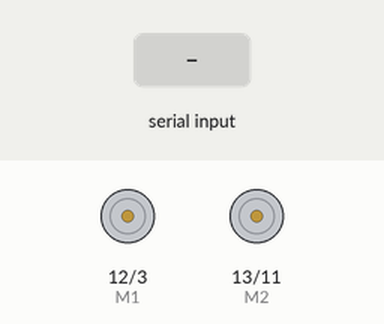
The sketch below on a simulated Arduino Uno, built with avr-gcc and run on an emulated ATmega328P. Parts: direction and speed pins drawn as motors (green arrow = direction pin HIGH = forward, orange = LOW = backward, longer = more drive). The inputs (shaded band) are chosen by the test bench.

Above: at 1.2 s.
1.3 s: "z" received over Serial
At 2.5 s:
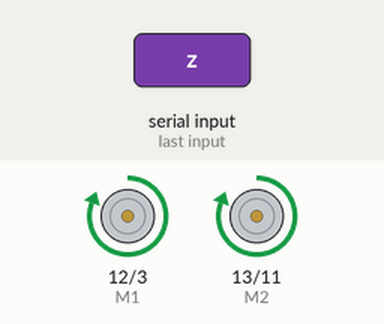
2.8 s: "s" received over Serial
At 3.9 s:
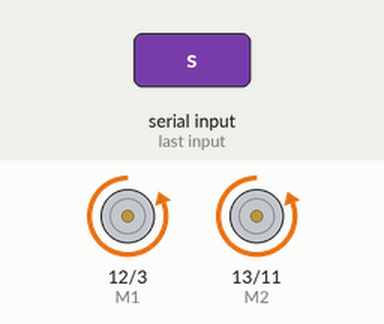
4.3 s: "q" received over Serial
At 5.0 s:
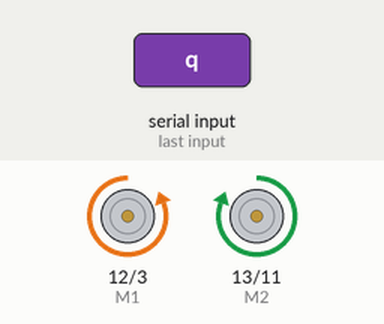
5.8 s: "d" received over Serial
At 6.2 s:
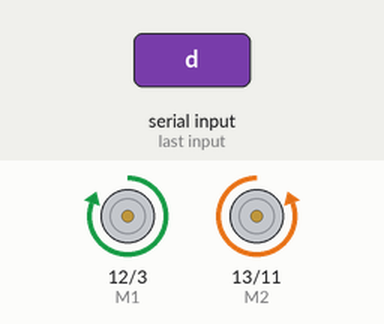
7.3 s: "x" received over Serial
At 8.6 s:
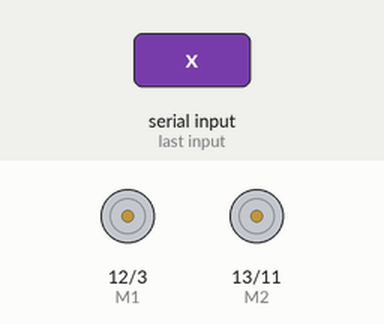
Timing chart, 0 to 9.8 s (numbered marks = the images above; inputs shaded):
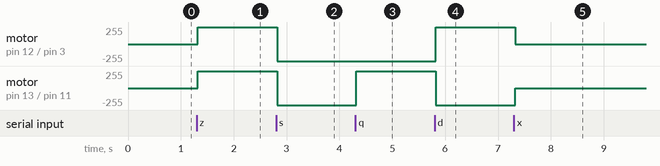

The sketch:

RC_PWM_Control_car.ino
```cpp
//Standard PWM DC control
const int E1 = 3;     //M1 Speed Control
const int E2 = 11;     //M2 Speed Control
const int M1 = 12;    //M1 Direction Control
const int M2 = 13;    //M1 Direction Control
 uint8_t speed1 = 0;
 uint8_t speed2 = 0;
 uint8_t motor1 = LOW;
 uint8_t motor2 = LOW;
///For previous Romeo, please use these pins.
//int E1 = 6;     //M1 Speed Control
//int E2 = 9;     //M2 Speed Control
//int M1 = 7;    //M1 Direction Control
//int M2 = 8;    //M1 Direction Control

void setup(void)
{
  // 31khz PWM frequency
  TCCR2B = TCCR2B & 0b11111000 | 0x01; //Timer 2 (PWM pins 3 & 11)
  // connect motor pin
  pinMode(E1, OUTPUT);
  pinMode(E2, OUTPUT);
  pinMode(M1, OUTPUT);
  pinMode(M2, OUTPUT);

  Serial.begin(9600);      //Set Baud Rate

}
void loop(void)
{

  if(Serial.available()){
    uint8_t val = Serial.read();

    if(val != -1)
    {
      switch(val)
      {
      case 'z'://Move Forward
        speed1 = 255; speed2 = 255; motor1 = HIGH; motor2 = HIGH;
        move (&speed1, &speed2, &motor1, &motor2);   //move forward in max speed
        break;
      case 's'://Move Backward
        speed1 = 255; speed2 = 255; motor1 = LOW; motor2 = LOW;
        move (&speed1, &speed2, &motor1, &motor2);   //move back in max speed
        break;
      case 'q'://Turn Left
        speed1 = 255; speed2 = 255; motor1 = LOW; motor2 = HIGH;
        move (&speed1, &speed2, &motor1, &motor2);   //turn left in max speed
        break;
      case 'd'://Turn Right
        speed1 = 255; speed2 = 255; motor1 = HIGH; motor2 = LOW;
        move (&speed1, &speed2, &motor1, &motor2);   //turn right in max speed
        break;
      case 'x': // Stop
        speed1 = 0; speed2 = 0; motor1 = LOW; motor2 = LOW;
        move (&speed1, &speed2, &motor1, &motor2);   //stop with motor speed to 0 and direction set to backward
        break;

      }
    }
    else { // default
        speed1 = 0; speed2 = 0; motor1 = HIGH; motor2 = HIGH;
        move (&speed1, &speed2, &motor1, &motor2);
    }
  }
    delay(60);

}

void move(uint8_t *movespeed1,uint8_t *movespeed2, uint8_t *movemotor1, uint8_t *movemotor2)          //Move forward
{
  analogWrite (E1,*movespeed1);      //PWM Speed Control
  digitalWrite(M1,*movemotor1);
  analogWrite (E2,*movespeed2);
  digitalWrite(M2,*movemotor2);
}
```

Measured:
- after the input at 1.3 s, motor on pin 12 (M1) / pin 3 (E1), motor on pin 13 (M2) / pin 11 (E2): stopped → forward 255/255 at once
- after the input at 2.8 s, motor on pin 12 (M1) / pin 3 (E1), motor on pin 13 (M2) / pin 11 (E2): forward 255/255 → backward 255/255 at once
- after the input at 4.3 s, motor on pin 13 (M2) / pin 11 (E2): backward 255/255 → forward 255/255 at once
- after the input at 5.8 s, motor on pin 12 (M1) / pin 3 (E1): backward 255/255 → forward 255/255 at once; motor on pin 13 (M2) / pin 11 (E2): forward 255/255 → backward 255/255 at once
- after the input at 7.3 s, motor on pin 12 (M1) / pin 3 (E1): forward 255/255 → stopped at once; motor on pin 13 (M2) / pin 11 (E2): backward 255/255 → stopped at once
